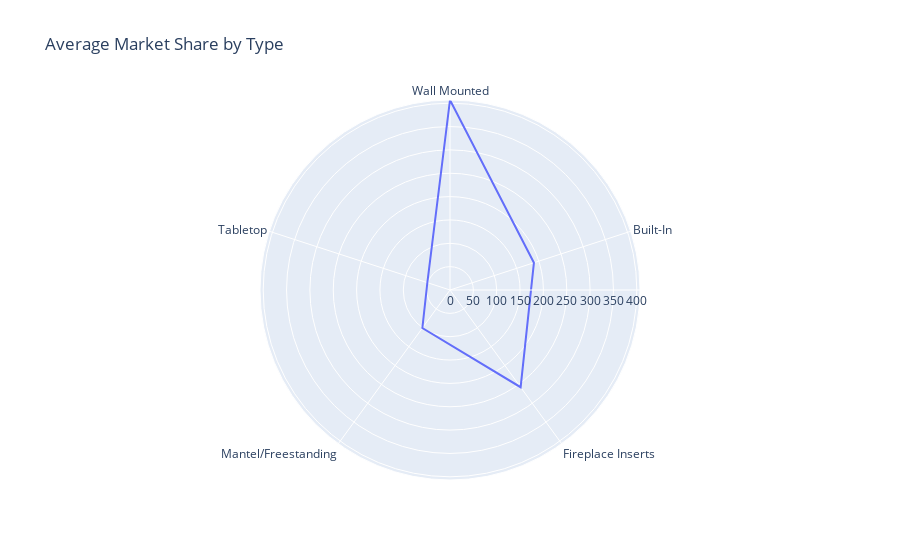

Notebook source saved alongside this figure:
### Code cell
# Average data across years for simplicity
df_table5_avg = df_table5.mean(axis=0).reset_index()
df_table5_avg.columns = ['Type', 'Average Market Share (USD Million)']
df_table5_avg = df_table5_avg.drop(index=0)  # Dropping the first row which is 'Year/by Type'

# Radar chart
fig = px.line_polar(df_table5_avg, r='Average Market Share (USD Million)', theta='Type', line_close=True,
                    title='Average Market Share by Type',
                    labels={'Type': 'Type', 'Average Market Share (USD Million)': 'Average Market Share (USD Million)'})

# Show plot
fig.show()

### Figure 1 — Plotly figure (JSON) as saved in the notebook; plotly's stock layout.template omitted (floating-point values rounded to 4 significant figures)
{"data": [{"hovertemplate": "Average Market Share (USD Million)=%{r}<br>Type=%{theta}<extra></extra>", "legendgroup": "", "line": {"color": "#636efa", "dash": "solid"}, "marker": {"symbol": "circle"}, "mode": "lines", "name": "", "r": [406.9, 189.0, 257.3, 100.6, 50.99, 406.9], "showlegend": false, "subplot": "polar", "theta": ["Wall Mounted", "Built-In", "Fireplace Inserts", "Mantel/Freestanding", "Tabletop", "Wall Mounted"], "type": "scatterpolar"}], "layout": {"legend": {"tracegroupgap": 0}, "polar": {"angularaxis": {"direction": "clockwise", "rotation": 90}, "domain": {"x": [0, 1], "y": [0, 1]}}, "title": {"text": "Average Market Share by Type"}}}
